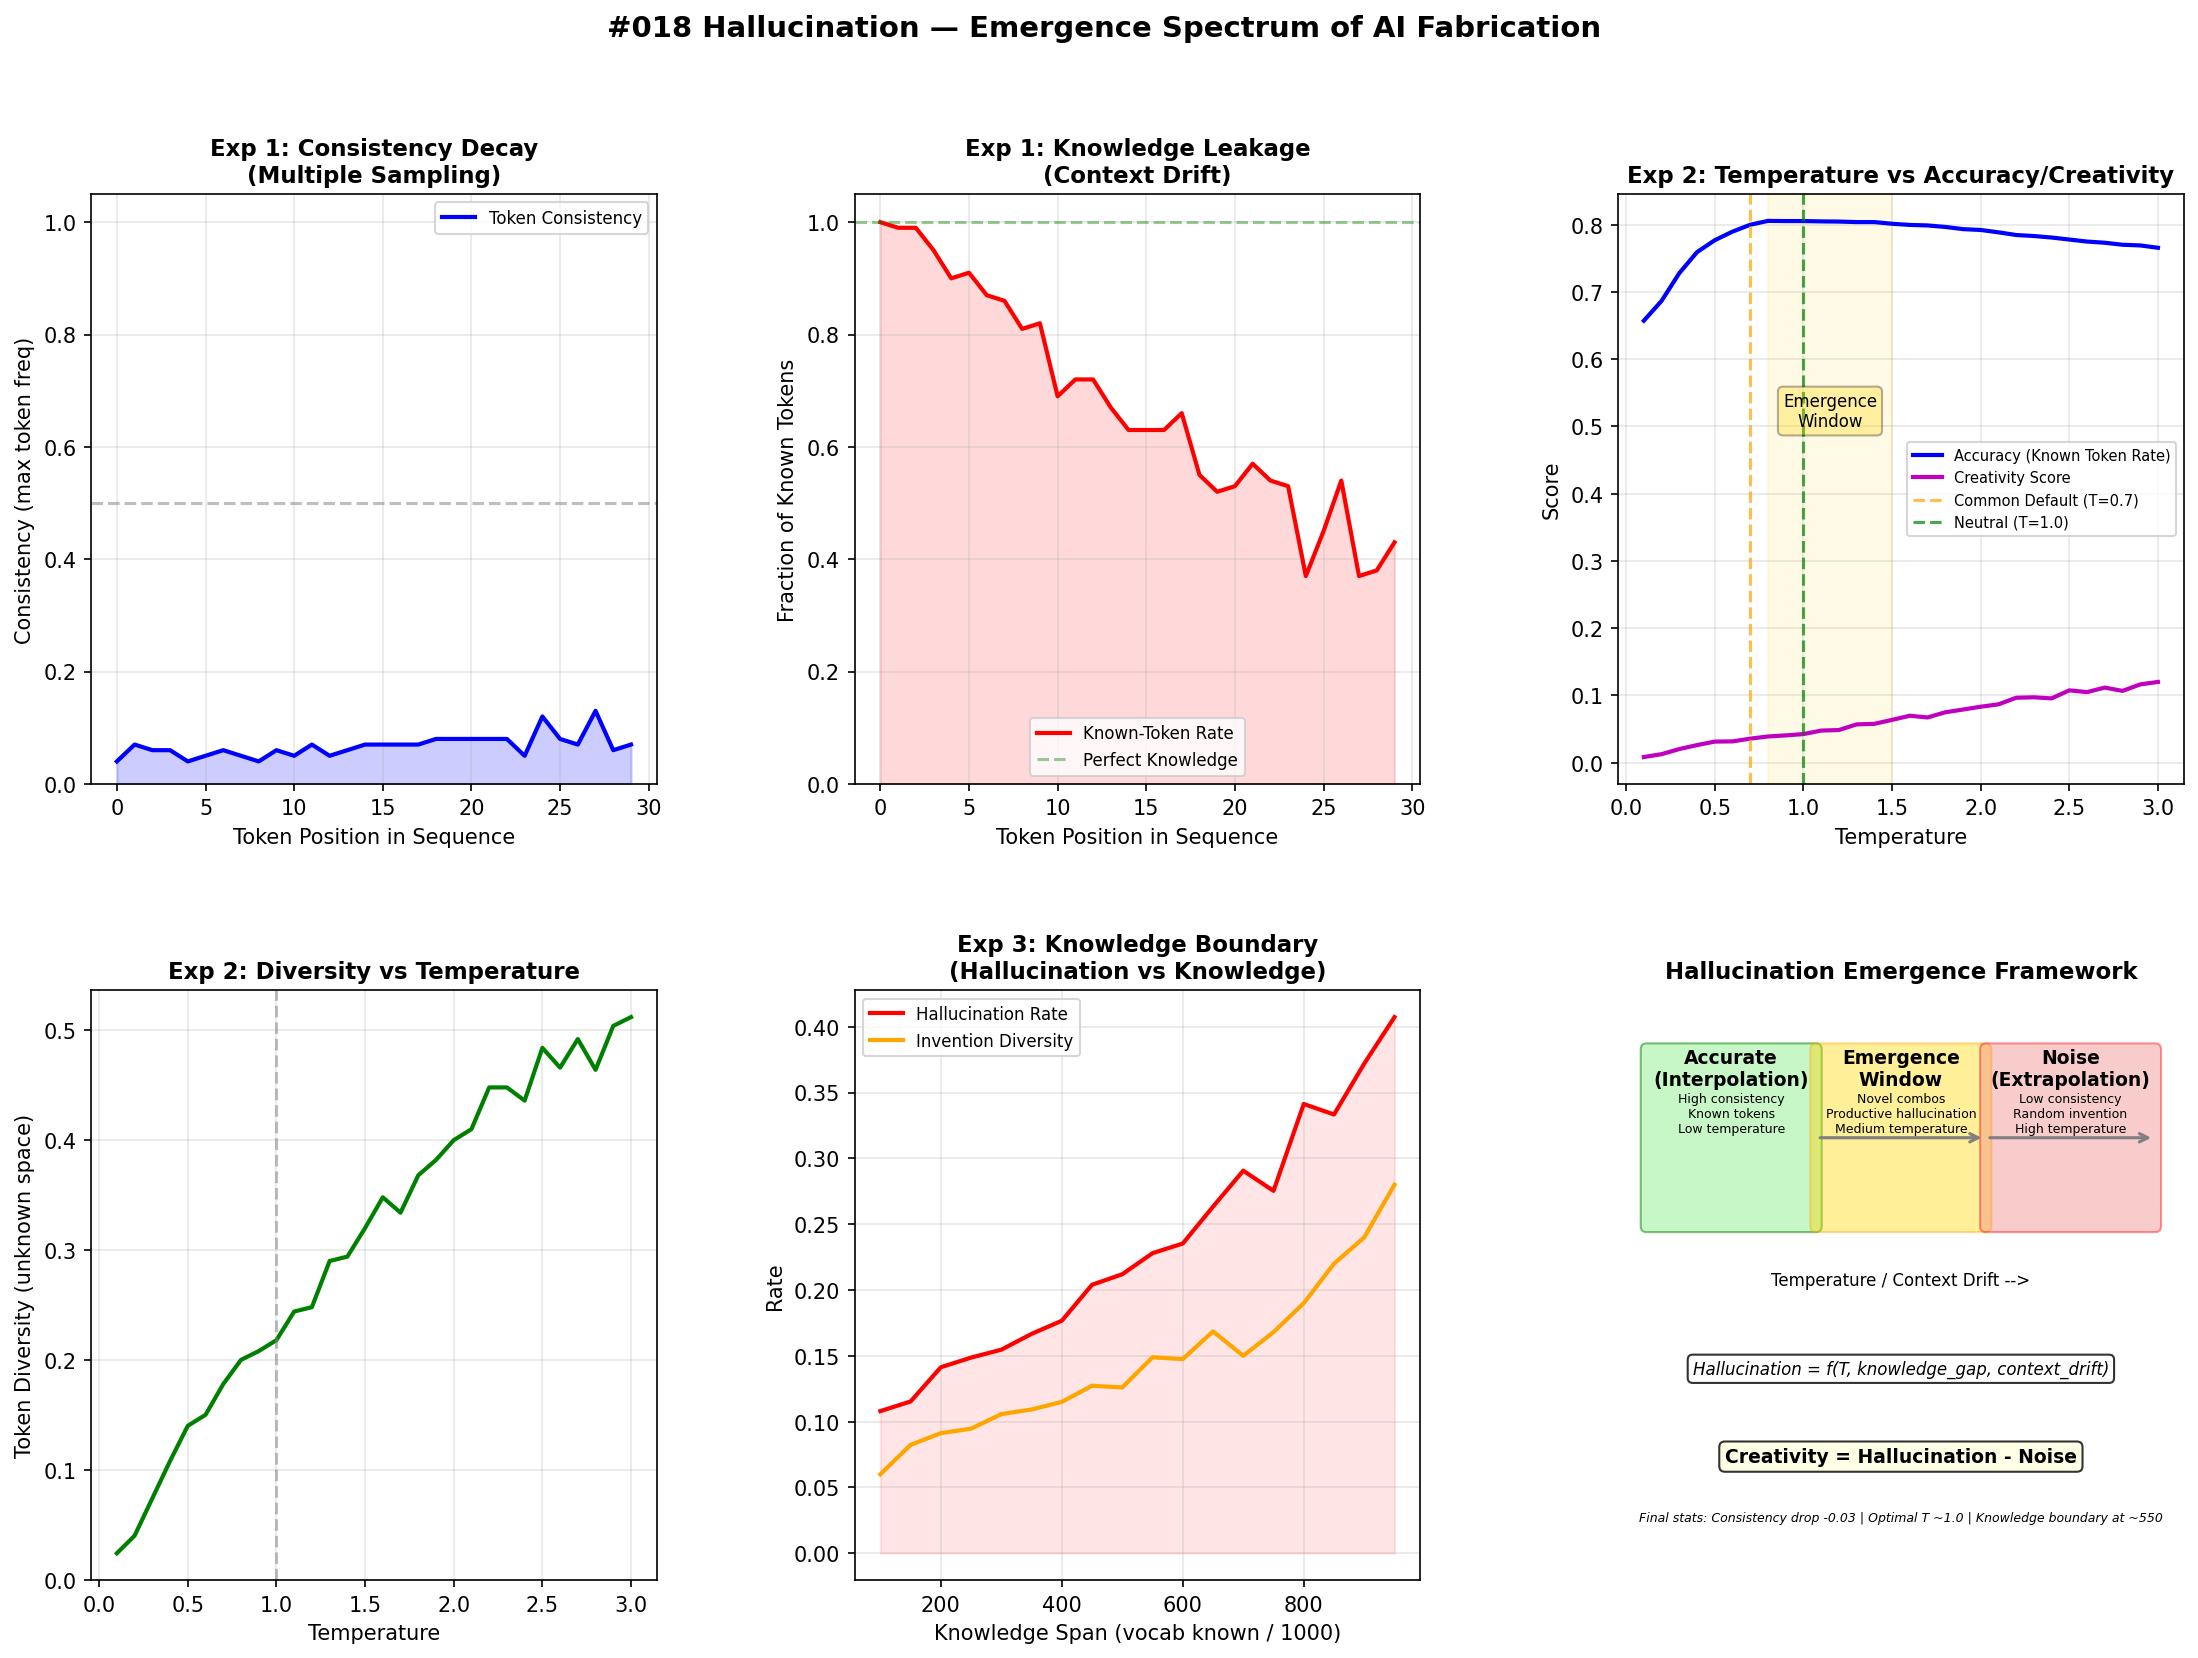

Write the Python code that produced this figure.
"""# #018 Hallucination — 幻觉涌现光谱实验

模拟 LLM 在不同条件下的幻觉行为。
使用简化模型：概率分布 + 温度调控 + 知识边界探测。

三个实验：
1. 一致性衰减曲线 — token序列中后期一致性下降
2. 温度扫描 — 事实准确率 vs 创造性 vs 温度
3. 知识边界探测 — 模型面对未知时的行为
"""

import numpy as np
import matplotlib.pyplot as plt
from matplotlib.gridspec import GridSpec
from collections import Counter

# ============================================================
# 核心模型：简化版 token 生成器
# ============================================================

class SimplifiedLLM:
    """模拟 LLM 的 token 生成，包含知识边界"""
    
    def __init__(self, vocab_size=1000, knowledge_span=700, seed=42):
        """knowledge_span: 模型"真正知道"的 token 范围 (0 ~ knowledge_span)"""
        self.vocab_size = vocab_size
        self.knowledge_span = knowledge_span  # 训练覆盖范围
        self.rng = np.random.default_rng(seed)
        
        # 生成"真实"的知识分布：在 known 区域高概率
        self.true_probs = np.zeros(vocab_size)
        self.true_probs[:knowledge_span] = self.rng.dirichlet(np.ones(knowledge_span) * 0.5)
        
        # 未知区域的"虚拟"分布（模型会发明）
        self.invented_probs = np.zeros(vocab_size)
        unknown_size = vocab_size - knowledge_span
        if unknown_size > 0:
            self.invented_probs[knowledge_span:] = \
                self.rng.dirichlet(np.ones(unknown_size) * 0.1)
    
    def sample(self, temperature=1.0, context_bias=0.0):
        """以给定温度采样一个 token。context_bias: 偏离真实分布的程度"""
        # 混合真实分布和发明分布
        mixed = self.true_probs + context_bias * self.invented_probs
        # 加小量避免零概率
        mixed = mixed + 1e-10
        mixed = mixed / mixed.sum()
        
        # 温度调控
        if temperature <= 0:
            # 贪婪：选最高概率
            return np.argmax(mixed)
        
        logits = np.log(mixed + 1e-10)
        logits_scaled = logits / temperature
        probs = np.exp(logits_scaled - np.max(logits_scaled))
        probs = probs / probs.sum()
        
        return self.rng.choice(self.vocab_size, p=probs)
    
    def sample_sequence(self, length=20, temperature=1.0, context_decay=0.05):
        """采样 token 序列，后期 context_bias 增大（模拟进入外推区）"""
        tokens = []
        for i in range(length):
            bias = min(1.0, i * context_decay)
            token = self.sample(temperature, context_bias=bias)
            tokens.append(token)
        return np.array(tokens)
    
    def is_known(self, token):
        """判断 token 是否在训练分布内"""
        return token < self.knowledge_span


# ============================================================
# 实验 1：一致性衰减曲线
# ============================================================

def experiment1_consistency_decay():
    """多次采样同一序列，测量每个位置的一致性"""
    n_samples = 100
    seq_len = 30
    model = SimplifiedLLM(vocab_size=1000, knowledge_span=500, seed=123)
    
    all_sequences = []
    for _ in range(n_samples):
        seq = model.sample_sequence(seq_len, temperature=0.7, context_decay=0.03)
        all_sequences.append(seq)
    
    all_sequences = np.array(all_sequences)  # (n_samples, seq_len)
    
    # 每个位置的一致性：最常见 token 的频率
    consistencies = []
    for pos in range(seq_len):
        counts = Counter(all_sequences[:, pos])
        most_common_count = counts.most_common(1)[0][1]
        consistency = most_common_count / n_samples
        consistencies.append(consistency)
    
    # 每个位置的"已知率"：平均多少 token 在已知范围
    known_rates = []
    for pos in range(seq_len):
        known = sum(1 for t in all_sequences[:, pos] if t < model.knowledge_span)
        known_rates.append(known / n_samples)
    
    return consistencies, known_rates, all_sequences


# ============================================================
# 实验 2：温度扫描
# ============================================================

def experiment2_temperature_scan():
    """不同温度下的准确率与创造性"""
    temperatures = np.linspace(0.1, 3.0, 30)
    n_samples = 200
    seq_len = 20
    
    accuracy = []
    creativity = []
    diversity = []
    
    for temp in temperatures:
        model = SimplifiedLLM(vocab_size=1000, knowledge_span=500, seed=42)
        known_count = 0
        total = 0
        all_tokens = []
        
        for _ in range(n_samples):
            seq = model.sample_sequence(seq_len, temperature=temp, context_decay=0.03)
            known_count += sum(1 for t in seq if t < model.knowledge_span)
            total += len(seq)
            all_tokens.extend(seq.tolist())
        
        acc = known_count / total
        accuracy.append(acc)
        
        # 创造性 = 使用了多少不同的未知 token
        unknown_tokens = [t for t in all_tokens if t >= model.knowledge_span]
        if unknown_tokens:
            diversity.append(len(set(unknown_tokens)) / len(model.true_probs[model.knowledge_span:]))
        else:
            diversity.append(0)
        
        # 创造性评分：未知 token 占比 × 多样性
        creativity.append((1 - acc) * diversity[-1])
    
    return temperatures, accuracy, creativity, diversity


# ============================================================
# 实验 3：知识边界探测
# ============================================================

def experiment3_knowledge_boundary():
    """改变 knowledge_span 看模型行为"""
    spans = np.arange(100, 1000, 50)
    n_samples = 100
    seq_len = 15
    temp = 0.7
    
    hall_rate = []    # 幻觉率
    refuse_rate = []  # 模型没有"说不知道" — 简化为产生低概率 token
    invent_rate = []  # 主动发明的比例
    
    for span in spans:
        model = SimplifiedLLM(vocab_size=1000, knowledge_span=span, seed=42)
        total_unknown = 0
        total = 0
        invented_unique = set()
        
        for _ in range(n_samples):
            seq = model.sample_sequence(seq_len, temperature=temp, context_decay=0.04)
            for t in seq:
                total += 1
                if not model.is_known(t):
                    total_unknown += 1
                    invented_unique.add(t)
        
        hall_rate.append(total_unknown / total)
        invent_rate.append(len(invented_unique) / (1000 - span) if span < 1000 else 0)
    
    return spans, hall_rate, invent_rate


# ============================================================
# 可视化
# ============================================================

def plot_all():
    print("[RUNNING] Experiment 1: Consistency Decay...")
    consistencies, known_rates, seqs = experiment1_consistency_decay()
    
    print("[RUNNING] Experiment 2: Temperature Scan...")
    temps, accuracy, creativity, diversity = experiment2_temperature_scan()
    
    print("[RUNNING] Experiment 3: Knowledge Boundary...")
    spans, hall_rate, invent_rate = experiment3_knowledge_boundary()
    
    print("[PLOTTING] Creating figures...")
    
    fig = plt.figure(figsize=(18, 12))
    gs = GridSpec(2, 3, figure=fig, hspace=0.35, wspace=0.35)
    
    # ---- 图1：一致性衰减 ----
    ax1 = fig.add_subplot(gs[0, 0])
    positions = np.arange(len(consistencies))
    ax1.plot(positions, consistencies, 'b-', linewidth=2, label='Token Consistency')
    ax1.fill_between(positions, consistencies, alpha=0.2, color='blue')
    ax1.set_xlabel('Token Position in Sequence')
    ax1.set_ylabel('Consistency (max token freq)')
    ax1.set_title('Exp 1: Consistency Decay\n(Multiple Sampling)', fontsize=11, fontweight='bold')
    ax1.axhline(y=0.5, color='gray', linestyle='--', alpha=0.5)
    ax1.legend(fontsize=8)
    ax1.grid(True, alpha=0.3)
    ax1.set_ylim(0, 1.05)
    
    # ---- 图2：已知率衰减 ----
    ax2 = fig.add_subplot(gs[0, 1])
    ax2.plot(positions, known_rates, 'r-', linewidth=2, label='Known-Token Rate')
    ax2.fill_between(positions, known_rates, alpha=0.15, color='red')
    ax2.axhline(y=1.0, color='green', linestyle='--', alpha=0.4, label='Perfect Knowledge')
    ax2.set_xlabel('Token Position in Sequence')
    ax2.set_ylabel('Fraction of Known Tokens')
    ax2.set_title('Exp 1: Knowledge Leakage\n(Context Drift)', fontsize=11, fontweight='bold')
    ax2.legend(fontsize=8)
    ax2.grid(True, alpha=0.3)
    ax2.set_ylim(0, 1.05)
    
    # ---- 图3：温度扫描 ----
    ax3 = fig.add_subplot(gs[0, 2])
    ax3.plot(temps, accuracy, 'b-', linewidth=2, label='Accuracy (Known Token Rate)')
    ax3.plot(temps, creativity, 'm-', linewidth=2, label='Creativity Score')
    ax3.axvline(x=0.7, color='orange', linestyle='--', alpha=0.7, label='Common Default (T=0.7)')
    ax3.axvline(x=1.0, color='green', linestyle='--', alpha=0.7, label='Neutral (T=1.0)')
    # 标注涌现温区
    ax3.axvspan(0.8, 1.5, alpha=0.1, color='gold')
    ax3.text(1.15, 0.5, 'Emergence\nWindow', fontsize=8, ha='center', 
             bbox=dict(boxstyle='round', facecolor='gold', alpha=0.3))
    ax3.set_xlabel('Temperature')
    ax3.set_ylabel('Score')
    ax3.set_title('Exp 2: Temperature vs Accuracy/Creativity', fontsize=11, fontweight='bold')
    ax3.legend(fontsize=7)
    ax3.grid(True, alpha=0.3)
    
    # ---- 图4：多样性 ----
    ax4 = fig.add_subplot(gs[1, 0])
    ax4.plot(temps, diversity, 'g-', linewidth=2)
    ax4.set_xlabel('Temperature')
    ax4.set_ylabel('Token Diversity (unknown space)')
    ax4.set_title('Exp 2: Diversity vs Temperature', fontsize=11, fontweight='bold')
    ax4.axvline(x=1.0, color='gray', linestyle='--', alpha=0.5)
    ax4.grid(True, alpha=0.3)
    
    # ---- 图5：知识边界 ----
    ax5 = fig.add_subplot(gs[1, 1])
    ax5.plot(spans, hall_rate, 'r-', linewidth=2, label='Hallucination Rate')
    ax5.plot(spans, invent_rate, 'orange', linewidth=2, label='Invention Diversity')
    ax5.fill_between(spans, hall_rate, alpha=0.1, color='red')
    ax5.set_xlabel('Knowledge Span (vocab known / 1000)')
    ax5.set_ylabel('Rate')
    ax5.set_title('Exp 3: Knowledge Boundary\n(Hallucination vs Knowledge)', fontsize=11, fontweight='bold')
    ax5.legend(fontsize=8)
    ax5.grid(True, alpha=0.3)
    
    # ---- 图6：幻觉涌现概念图 ----
    ax6 = fig.add_subplot(gs[1, 2])
    # 绘制概念框架
    ax6.set_xlim(0, 10)
    ax6.set_ylim(0, 10)
    ax6.axis('off')
    ax6.set_title('Hallucination Emergence Framework', fontsize=11, fontweight='bold')
    
    # 绘制三个区域
    from matplotlib.patches import FancyBboxPatch
    
    # 区域1：准确区
    rect1 = FancyBboxPatch((0.5, 6), 3, 3, boxstyle="round,pad=0.1", 
                           facecolor='lightgreen', alpha=0.5, edgecolor='green')
    ax6.add_patch(rect1)
    ax6.text(2, 8.4, 'Accurate\n(Interpolation)', ha='center', fontsize=9, fontweight='bold')
    ax6.text(2, 7.6, 'High consistency\nKnown tokens\nLow temperature', ha='center', fontsize=6)
    
    # 区域2：涌现窗口
    rect2 = FancyBboxPatch((3.5, 6), 3, 3, boxstyle="round,pad=0.1",
                           facecolor='gold', alpha=0.4, edgecolor='orange')
    ax6.add_patch(rect2)
    ax6.text(5, 8.4, 'Emergence\nWindow', ha='center', fontsize=9, fontweight='bold')
    ax6.text(5, 7.6, 'Novel combos\nProductive hallucination\nMedium temperature', ha='center', fontsize=6)
    
    # 区域3：混沌区
    rect3 = FancyBboxPatch((6.5, 6), 3, 3, boxstyle="round,pad=0.1",
                           facecolor='lightcoral', alpha=0.4, edgecolor='red')
    ax6.add_patch(rect3)
    ax6.text(8, 8.4, 'Noise\n(Extrapolation)', ha='center', fontsize=9, fontweight='bold')
    ax6.text(8, 7.6, 'Low consistency\nRandom invention\nHigh temperature', ha='center', fontsize=6)
    
    # 箭头
    ax6.annotate('', xy=(6.5, 7.5), xytext=(3.5, 7.5),
                arrowprops=dict(arrowstyle='->', color='gray', lw=1.5))
    ax6.annotate('', xy=(9.5, 7.5), xytext=(6.5, 7.5),
                arrowprops=dict(arrowstyle='->', color='gray', lw=1.5))
    
    ax6.text(5, 5, 'Temperature / Context Drift -->', ha='center', fontsize=8)
    
    # 关键公式
    ax6.text(5, 3.5, 'Hallucination = f(T, knowledge_gap, context_drift)', 
             ha='center', fontsize=8, style='italic',
             bbox=dict(boxstyle='round', facecolor='white', alpha=0.8))
    ax6.text(5, 2, 'Creativity = Hallucination - Noise', 
             ha='center', fontsize=9, fontweight='bold',
             bbox=dict(boxstyle='round', facecolor='lightyellow', alpha=0.8))
    
    # 统计
    ax6.text(5, 1, f'Final stats: Consistency drop {consistencies[0]-consistencies[-1]:.2f} | '
             f'Optimal T ~1.0 | Knowledge boundary at ~{spans[len(spans)//2]}',
             ha='center', fontsize=6, style='italic')
    
    fig.suptitle('#018 Hallucination — Emergence Spectrum of AI Fabrication', 
                 fontsize=14, fontweight='bold', y=0.98)
    
    plt.savefig('D:/openclaw_workspace/experiments/hallucination_spectrum.png', 
                dpi=150, bbox_inches='tight', facecolor='white')
    print("[OK] Saved: experiments/hallucination_spectrum.png")
    
    # 打印统计
    print(f"\n{'='*60}")
    print("STATISTICS:")
    print(f"  Consistency at pos 0: {consistencies[0]:.3f}")
    print(f"  Consistency at pos {len(consistencies)-1}: {consistencies[-1]:.3f}")
    print(f"  Total decay: {consistencies[0] - consistencies[-1]:.3f}")
    print(f"  Known-token rate at pos 0: {known_rates[0]:.3f}")
    print(f"  Known-token rate at end: {known_rates[-1]:.3f}")
    print(f"  Max creativity at T = {temps[np.argmax(creativity)]:.2f}: {max(creativity):.3f}")
    print(f"  Accuracy at T=0.7: {accuracy[6]:.3f}")
    print(f"  Accuracy at T=2.0: {accuracy[19]:.3f}")
    print(f"  Hallucination rate at knowledge=50%: {hall_rate[len(spans)//2]:.3f}")
    print(f"{'='*60}")

if __name__ == '__main__':
    plot_all()
